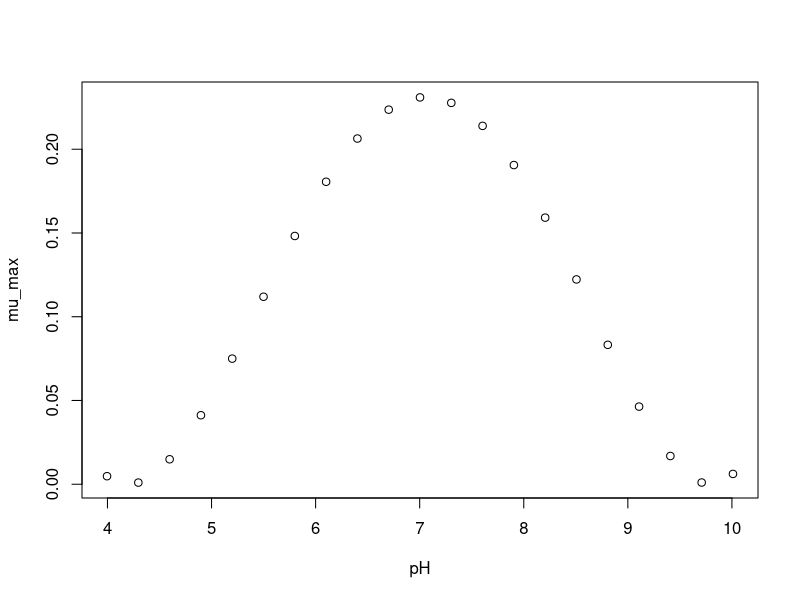

Reproduce this figure in R.
#############################
# start of Parameter script
#############################
pH <- seq(3.996003996004,10.01,length.out=21)
#############################
# end of Parameter script
#############################
############################# 
# start of Model script Gropin ID 233 
#############################
 
# constant coefficients for this model
pHmin <- 4.2
pHmax <- 9.8
b2 <- 4.01
c1 <- 0.032
 
variables <- data.frame(pH)
argumentsPar <- expand.grid(variables)
 
# heart of the model
response_surface <- function(pH) {
   mumax <-b2*((pH-pHmin)*(1-exp(c1*(pH-pHmax))))^2

return(mumax=mumax)
} 

# output parameters
mumax <- cbind(argumentsPar,response_surface(argumentsPar['pH']))
colnames(mumax) <- c(colnames(argumentsPar),'mumax')
#############################
# End of Model script
#############################
############################# 
# start of Visualisation script Gropin ID 233 
#############################
plot(pH,mumax$mumax,
                          xlab='pH',
                          ylab='mu_max')
#############################
# End of Visualisation script
#############################
